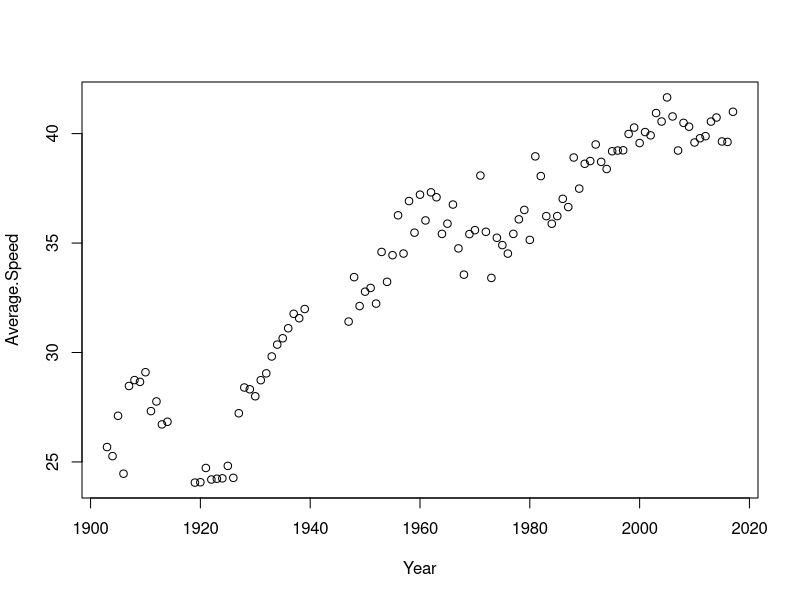

This figure's R source:
## ---- chunk 1
#install.packages("readxl") # Installs the readxl package. Do it only once.
library("readxl")           # loads the readxl package. Do it once per R session.

## ---- chunk 2
tour_de_france <- read_excel('Tour_de_France_2017.xlsx', sheet = 1)
## ---- chunk 3
tour_de_france
## ---- chunk 4
tour_de_france = data.frame(tour_de_france)
## ---- chunk 5
head(tour_de_france)
## ---- chunk 6
plot(Average.Speed ~ Year, data = tour_de_france)
## ---- chunk 7
indy <- read.delim('Indy_500_2018.txt', header = TRUE)
head(indy)
